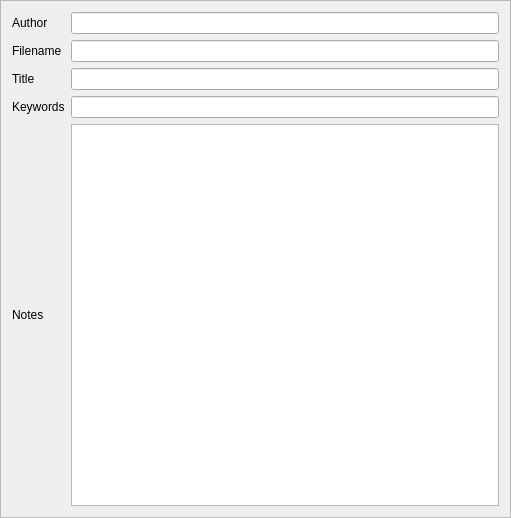
<ui version="4.0" >
 <class>Pageattr</class>
 <widget class="QFrame" name="Pageattr" >
  <property name="geometry" >
   <rect>
    <x>0</x>
    <y>0</y>
    <width>511</width>
    <height>518</height>
   </rect>
  </property>
  <property name="windowTitle" >
   <string>Frame</string>
  </property>
  <property name="frameShape" >
   <enum>QFrame::StyledPanel</enum>
  </property>
  <property name="frameShadow" >
   <enum>QFrame::Raised</enum>
  </property>
  <layout class="QVBoxLayout" >
   <item>
    <layout class="QGridLayout" >
     <item row="1" column="0" >
      <widget class="QLabel" name="label" >
       <property name="text" >
        <string>Author</string>
       </property>
      </widget>
     </item>
     <item row="1" column="1" >
      <widget class="QLineEdit" name="author" />
     </item>
     <item row="2" column="0" >
      <widget class="QLabel" name="label_2" >
       <property name="text" >
        <string>Filename</string>
       </property>
      </widget>
     </item>
     <item row="2" column="1" >
      <widget class="QLineEdit" name="filename" >
       <property name="readOnly" >
        <bool>true</bool>
       </property>
      </widget>
     </item>
     <item row="3" column="0" >
      <widget class="QLabel" name="label_3" >
       <property name="text" >
        <string>Title</string>
       </property>
      </widget>
     </item>
     <item row="3" column="1" >
      <widget class="QLineEdit" name="title" />
     </item>
     <item row="4" column="0" >
      <widget class="QLabel" name="label_4" >
       <property name="text" >
        <string>Keywords</string>
       </property>
      </widget>
     </item>
     <item row="4" column="1" >
      <widget class="QLineEdit" name="keywords" />
     </item>
     <item row="5" column="0" >
      <widget class="QLabel" name="label_5" >
       <property name="text" >
        <string>Notes</string>
       </property>
      </widget>
     </item>
     <item row="5" column="1" >
      <widget class="QTextEdit" name="notes" >
       <property name="sizePolicy" >
        <sizepolicy vsizetype="Expanding" hsizetype="Expanding" >
         <horstretch>0</horstretch>
         <verstretch>1</verstretch>
        </sizepolicy>
       </property>
       <property name="acceptRichText" >
        <bool>false</bool>
       </property>
      </widget>
     </item>
    </layout>
   </item>
  </layout>
 </widget>
 <resources/>
 <connections/>
</ui>
